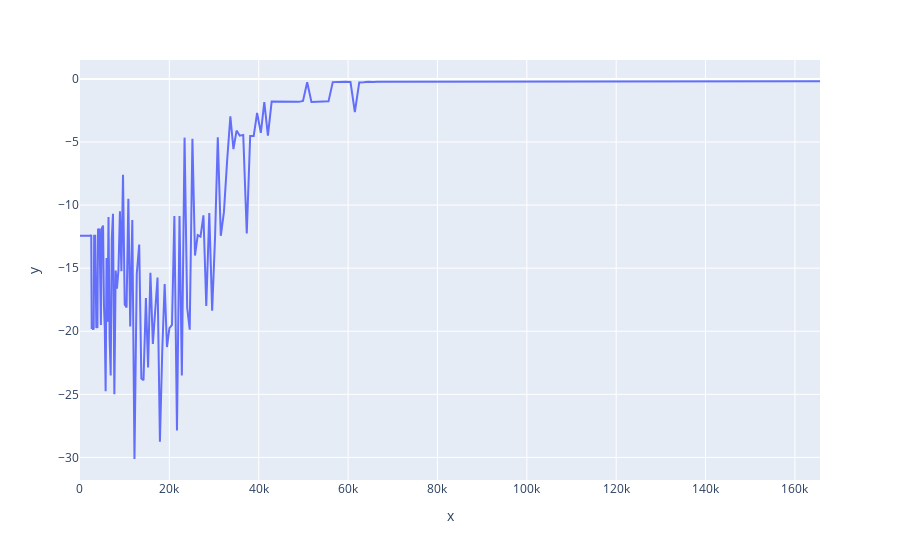

Notebook code cell kept with this figure:
### Code cell
import matplotlib.pyplot as plt
import plotly.express as px

# plt.plot([max(n_nodes_counts) - x for x in n_nodes_counts], ablated_metrics)
# plt.plot(thresholds, ablated_metrics)
# plt.plot(thresholds, ablated_metrics)
# plt.plot(n_nodes_counts, ablated_metrics)
# plt.plot(thresholds, n_nodes_counts)
# plt.xscale("log")
# plt.plot(n_nodes_counts)

# px.line(x=list(range(len(ablated_metrics))), y=ablated_metrics)
# fig
# fig = px.line(x=thresholds, y=ablated_metrics)
# fig.update_xaxes(type="log", exponentformat="power")
# fig

px.line(x=n_nodes_counts, y=ablated_metrics)

### Figure 1 — Plotly figure (JSON) as saved in the notebook; plotly's stock layout.template omitted (floating-point values rounded to 4 significant figures; data arrays with more than 128 entries replaced by an {"elided": "..."} marker saying what was removed)
{"data": [{"hovertemplate": "x=%{x}<br>y=%{y}<extra></extra>", "legendgroup": "", "line": {"color": "#636efa", "dash": "solid"}, "marker": {"symbol": "circle"}, "mode": "lines", "name": "", "orientation": "v", "showlegend": false, "type": "scatter", "x": {"elided": "300 int values"}, "xaxis": "x", "y": {"elided": "300 float values"}, "yaxis": "y"}], "layout": {"legend": {"tracegroupgap": 0}, "margin": {"t": 60}, "xaxis": {"anchor": "y", "domain": [0, 1], "title": {"text": "x"}}, "yaxis": {"anchor": "x", "domain": [0, 1], "title": {"text": "y"}}}}
